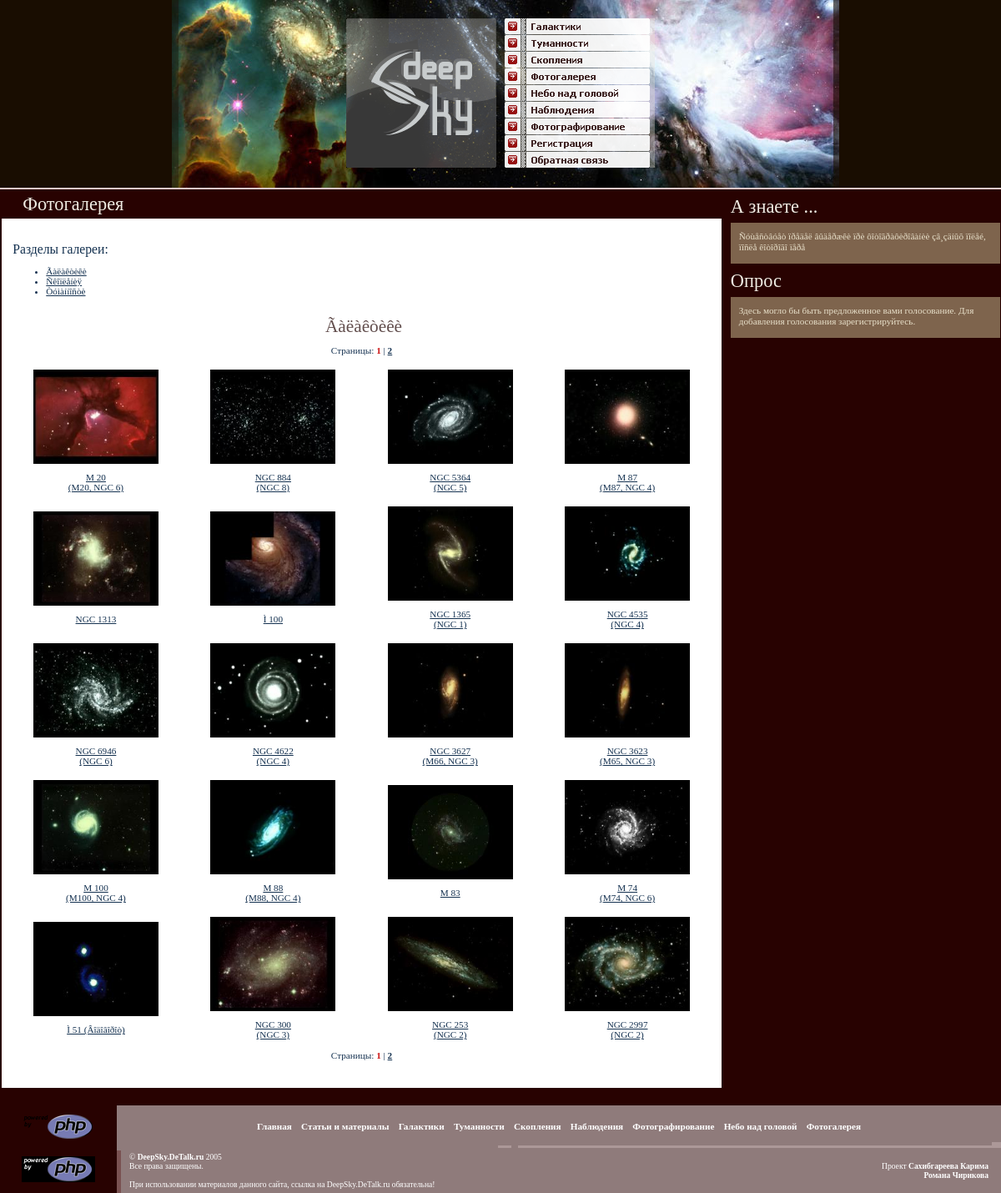
The app's page /gal.php with its own data.
### tables this page shows
CREATE TABLE `gal_kats` (
  `id` int(10) NOT NULL auto_increment,
  `kat` varchar(83) NOT NULL default '',
  PRIMARY KEY  (`id`)
);

CREATE TABLE `gal` (
  `id` int(10) NOT NULL auto_increment,
  `kid` int(10) NOT NULL default '0',
  `photo` varchar(83) NOT NULL default '',
  `author` varchar(83) NOT NULL default '',
  `url` varchar(33) NOT NULL default '',
  `objid` int(11) NOT NULL default '0',
  PRIMARY KEY  (`id`)
);

CREATE TABLE `objects` (
  `id` int(5) NOT NULL auto_increment,
  `messier` int(3) default NULL,
  `ngc` varchar(1) default NULL,
  `ra` double(6,4) default NULL,
  `deca` double(6,4) default NULL,
  `sozvezdie` varchar(10) default NULL,
  `type` varchar(10) default NULL,
  `mag` double(3,1) default NULL,
  `diam` double(5,2) default NULL,
  `photo_url` varchar(16) default NULL,
  `article_id` int(5) default NULL,
  `name` varchar(13) default NULL,
  PRIMARY KEY  (`id`)
);

CREATE TABLE `tips` (
  `id` int(10) NOT NULL auto_increment,
  `tips` varchar(83) NOT NULL default '',
  PRIMARY KEY  (`id`)
);

### inc/config.php (called while the page is built, shortened)
<?
$t14 = 'tips';
$t15 = 'gal_kats';
?>

### gal.php (the view, shortened to what this page needs)
<?php
include_once("inc/head.php");
include_once("inc/config.php");
?>
    <table style="width: 100%" cellspacing=1 cellpadding=0 class=photo>
     <tr>
      <td colspan=2 class=hd><h1>Фотогалерея</h1></td>
     </tr>
     <tr>
      <td>
       <table style="width: 100%; height: 100%" cellspacing=0 cellpadding=0>
        <tr>
         <td class=cont align=center>
          <table width=100% cellspacing=3 cellpadding=5 class=gal>
<?php
if(!isset($kid)) $kid = 2;
if(!isset($nomer)) $nomer = 1;
function photomenu() {
	global $db, $t15;
	$sql = mysqli_query ($db, "select * from ".$t15." where 1 order by kat asc");
	print "<div class=pg><b><h1 style='color: #143150'>Разделы галереи:</h1></b><ul>";
	while ($row = mysqli_fetch_array($sql))
	{
		echo "<li><a href='?kid=".$row['id']."'>".$row['kat']."</a></li>";
	}
	print "</ul></div>";
}
function listing($nomer, $kid) {
	global $db;
	$query = mysqli_query($db, "select id from gal where kid = ".$kid);
	$kol = mysqli_num_rows($query);
	$kol_str = ceil($kol/20);
	if($kol_str>1) {
		print "<div id=pg>Страницы:&nbsp;";
		for($i=1; $i<=$kol_str; $i++) {
			if($i == $nomer)
			print "<span style='color: #CD1717'><B>$i</B></span>";
			else print "<a class=pg href='gal.php?nomer=$i'>$i</a>";
			if($i<$kol_str) print "&nbsp;|&nbsp;";
		}
		print "</div>";
	}
}
function givepage($nomer, $kid) {
	global $db;
	$kat_name = mysqli_fetch_assoc(mysqli_query($db, "select kat from gal_kats where id = ".$kid))['kat'];
	print "<tr>
	<td align=left colspan=4>";
	photomenu();
	print "</td>
	</tr><tr>
	<td align=center colspan=4><h2 style='text-align: center;'>".$kat_name."</h2>";
	listing($nomer, $kid);
	print "</td></tr>";
	$query = mysqli_query($db, "select id, url, photo, objid from gal where kid = ".$kid." order by id desc limit ". ($nomer-1)*20 .", 20");
	$numrows = mysqli_num_rows($query);
	if($numrows<1)
	print "<tr><td align='center'>В данном разделе фотографий нет.</td></tr>";
	else {
		$i = 0;
		while($row = mysqli_fetch_array($query)) {
			if($row['objid'] != 0) {
				$qq2 = mysqli_query($db, "select ngc, messier, name from objects where id = '".$row['objid']."'");
				$r = mysqli_fetch_assoc($qq2);
				$messier = $r['messier'];
				$ngc = $r['ngc'];
				$poyasn = " (";
				if($messier != "") $poyasn .= "M".$messier;
				if($messier != "" && $ngc != "") $poyasn .= ", ";
				if($ngc != "") {
					if(substr($ngc, 0, 1) == "I") $poyasn .= "IC".substr($ngc, 1);
					else $poyasn .= "NGC ".$ngc;
				}
				$poyasn .= ")";
			}
			if($i == 0 or $i%4 == 0) print "<tr>";
			print "<td align=center><a href='showpic.php?pid=".$row['id']."'><img width=150 height=113 src='photos/small/".$row['url']."' alt='".$row['photo']."'><br>".$row['photo']."<br>".$poyasn."</a></td>";
			if($i == 3 or $i%4 == 3 or $i == $numrows-1) print "</tr>";
			$poyasn = "";
			$i++;
		}
		print "<tr>
		<td align=center colspan=4>";
		listing($nomer, $kid);
		print "</td></tr>";
	}
}
givepage($nomer, $kid);
?>
        </table>
         </td>
        </tr>
       </table>
      </td>
     </tr>
    </table>
<?php
include_once("inc/foot.php");
?>

### inc/foot.php (shortened to what this page needs)
</td>
   <td style="width: 250px; vertical-align: top">
    <table style="width: 100%" cellspacing=0 cellpadding=0>
     <tr>
      <td class=rhd><h1>А знаете ...</h1></td>
     </tr>
     <tr>
      <td class=rcol>
	<?
	global $db, $t14;
	$sql = mysqli_query ($db, "select id from ".$t14." where 1");
	if(mysqli_num_rows($sql) > 0) {
	$id=array();
	while ($row = mysqli_fetch_array($sql))
	{
		$id[] = $row["id"];
	}
	shuffle($id);
	$sql = mysqli_query ($db, "select tips from ".$t14." where id = '$id[0]'");
	$row = mysqli_fetch_assoc($sql);
	if (!empty($row["tips"]))echo $row["tips"];
	}
	else echo"
	Если вы зарегистрируетесь, вы сможете добавлять статьи и файлы. А со временем вы также сможете добавлять свои голосования и фотографии.
	";?></td>
     </tr>
     <tr>
      <td class=rhd><h1>Опрос</h1></td>
     </tr>
     <tr>
      <td class=rcol>
	  <?
	  function specmainlist()
	  {
	  	global $db, $t12, $t13, $_COOKIE;
	  	$err = array(
	  	1=>"Здесь могло бы быть предложенное вами голосование. Для добавления голосования зарегистрируйтесь.&nbsp;&nbsp;&nbsp;&nbsp;&nbsp;&nbsp;");
	  	$sql = mysqli_query ($db, "select id from ".$t12." where active = '1'");
	  	$voteids = array();
	  	while ($row = mysqli_fetch_array($sql))
	  	{
	  		$voteids[] = $row['id'];
	  	}
	  	if (count($voteids)>1)
	  	{
	  		if ($voteshowok!=1)
	  		$errkod=1;
	  	}
	  	elseif (count($voteids)==1)
	  	{
	  		if (!speccheck_if_vote($voteids[0]))
	  		specvote_form($voteids[0]);
	  		else
	  		$errkod=1;
	  	}
	  	else
	  	{
	  		$errkod=1;
	  	}
	  	if (!empty($errkod))
	  	echo $err[$errkod];
	  }
	  function speccheck_if_vote($id)
	  {
	  	global $db, $_COOKIE, $t12;
	  	if (isset($_COOKIE['cms_vote_label_id_'.$id]) && $_COOKIE['cms_vote_label_id_'.$id]=="1")
	  	return 1;
	  	else
	  	{
	  		$row = mysqli_fetch_array(mysqli_query($db, "select voteips, voteids from ".$t12." where id = '".$id."' limit 1"));
	  		$ip = getip();
	  		$ips = explode(";", $row["voteips"]);
	  		foreach ($ips as $uip)
	  		{
	  			if ($ip==$uip)
	  			return 1;
	  		}
	  	}
	  	return 0;
	  }
specmainlist();?>
      </td>
     </tr>
    </table>
   </td>
  </tr>
  <tr><td colspan=2 style="height: 20px">&nbsp;</td></tr>
  <tr>
   <td colspan=4>
    <table style="width: 100%" cellspacing=0 cellpadding=0>
     <tr>
      <td width=120 class=counter><img src=php.png alt="counter"></td>
      <td class=foot_mnu>
       <a href=index.php>Главная</a>&nbsp;&nbsp;&nbsp;
       <a href=show_articles.php>Статьи и материалы</a>&nbsp;&nbsp;&nbsp;
       <a href=show_articles.php?kid=2>Галактики</a>&nbsp;&nbsp;&nbsp;
       <a href=show_articles.php?kid=3>Туманности</a>&nbsp;&nbsp;&nbsp;
       <a href=show_articles.php?kid=4>Скопления</a>&nbsp;&nbsp;&nbsp;
       <a href=show_articles.php?kid=5>Наблюдения</a>&nbsp;&nbsp;&nbsp;
       <a href=show_articles.php?kid=6>Фотографирование</a>&nbsp;&nbsp;&nbsp;
       <a href=calendar_select.php>Небо&nbsp;над&nbsp;головой</a>&nbsp;&nbsp;&nbsp;
       <a href=gal.php>Фотогалерея</a>
      </td>
     </tr>
     <tr>
      <td width=120 class=counter><img src=php4.gif alt="counter"></td>
      <td class=foot_copy>
       <table style="width: 100%" cellspacing=0 cellpadding=0>
        <tr>
         <td style="background: url(img/foot_l_bg.gif) no-repeat left bottom">
          &copy <a href=index.php>DeepSky.DeTalk.ru</a> 2005<br>Все права защищены.<br><br>При использовании материалов данного сайта, ссылка на DeepSky.DeTalk.ru обязательна!
         </td>
         <td align=right>Проект <a href="mailto:karim@detalk.ru">Сахибгареева Карима</a><BR>
								<a href="mailto:sokrat1988@mail.ru">Романа Чирикова</a>	</td>
        </tr>
       </table>
      </td>
     </tr>
    </table>
   </td>
  </tr>
 </table>
</body>
</html>

### stsc/style.css (style rules this page uses)
body { background-color: #280201; margin: 0; padding: 0; height: 100%; text-decoration: none; font-weight: normal; font-size: 0.8em; color: #FFFFFF; font-family: Tahoma, sans serif; }
img { border: none; margin: 0; padding: 0; }
h1 { margin: 0; padding: 0; text-decoration: none; font-weight: normal; font-size: 1.4em; color: #EFECE3; font-family: Tahoma, sans serif; }
h2 { text-align: left; margin: 0px 0px 10px 5px; padding: 0; text-decoration: none; font-weight: normal; font-size: 1.9em; color: #624E4D; font-family: Tahoma, sans serif; }
td.counter { background-color: #280201; text-align: center; vertical-align: 50%; padding: 10px; }
td.foot_mnu { background: url(../img/foot_mnu_bg.gif) no-repeat right bottom; background-color: #8F7B7B; text-align: center; padding: 5px 5px 6px 5px; font-size: 0.7em; line-height: 150%; }
td.foot_mnu a { text-decoration: none; font-weight: bold; color: #FFFFFF; font-family: Tahoma, sans serif; }
td.foot_copy { background-color: #8F7B7B; }
td.foot_copy table td { padding: 5px 15px 5px 15px; font-size: 0.6em; }
td.foot_copy table td a { text-decoration: none; font-weight: bold; color: #FFFFFF; font-family: Tahoma, sans serif; }
td.hd { padding-left: 25px; padding-top: 4px; padding-bottom: 3px; }
table.photo td.cont { background-color: #fff; text-align: center; vertical-align: middle; padding: 20px 5px 25px 5px; font-weight: normal; font-size: 0.7em; color: #143150; font-family: Tahoma, sans serif; }
td.rhd { padding-left: 0px; padding-top: 8px; padding-bottom: 6px; }
td.rcol { background-color: #7E644D; padding: 10px 10px 12px 10px; line-height: 120%; font-weight: normal; font-size: 0.7em; color: #E9E1CB; font-family: Tahoma, sans serif; }
table.gal td { font-weight: normal; font-size: 0.7em; color: #143150; font-family: Tahoma, sans serif; }
table.gal td a { font-weight: normal; text-decoration: underline; color: #143150; font-family: Tahoma, sans serif; }
#pg a { font-weight: bold; text-decoration: underline; color: #143150; font-family: Tahoma, sans serif; }
table.gal td img { margin: 4px 0px 10px 0px; }

### records on screen
gal_kats: kat "Ãàëàêòèêè"
gal_kats: kat "Ñêîïëåíèÿ"
gal_kats: kat "Òóìàííîñòè"
gal: url (picture), photo "M 20", objid.ngc "(M20, NGC 6)"
gal: url (picture), photo "NGC 884", objid.ngc "(NGC 8)"
gal: url (picture), photo "NGC 5364", objid.ngc "(NGC 5)"
gal: url (picture), photo "M 87", objid.ngc "(M87, NGC 4)"
gal: url (picture), photo "NGC 1313"
gal: url (picture), photo "Ì 100"
gal: url (picture), photo "NGC 1365", objid.ngc "(NGC 1)"
gal: url (picture), photo "NGC 4535", objid.ngc "(NGC 4)"
gal: url (picture), photo "NGC 6946", objid.ngc "(NGC 6)"
gal: url (picture), photo "NGC 4622", objid.ngc "(NGC 4)"
gal: url (picture), photo "NGC 3627", objid.ngc "(M66, NGC 3)"
gal: url (picture), photo "NGC 3623", objid.ngc "(M65, NGC 3)"
gal: url (picture), photo "M 100", objid.ngc "(M100, NGC 4)"
gal: url (picture), photo "M 88", objid.ngc "(M88, NGC 4)"
gal: url (picture), photo "M 83"
gal: url (picture), photo "M 74", objid.ngc "(M74, NGC 6)"
gal: url (picture), photo "Ì 51 (Âîäîâîðîò)"
gal: url (picture), photo "NGC 300", objid.ngc "(NGC 3)"
gal: url (picture), photo "NGC 253", objid.ngc "(NGC 2)"
gal: url (picture), photo "NGC 2997", objid.ngc "(NGC 2)"
tips: tips "Ñóùåñòâóåò ïðåäåë âûäåðæêè ïðè ôîòîãðàôèðîâàíèè çâ¸çäíûõ ïîëåé, ïîñëå êîòîðîãî ïåðå"

### other values on screen
$err[$errkod] "Здесь могло бы быть предложенное вами голосование. Для добавления голосования зарегистрируйтесь."
